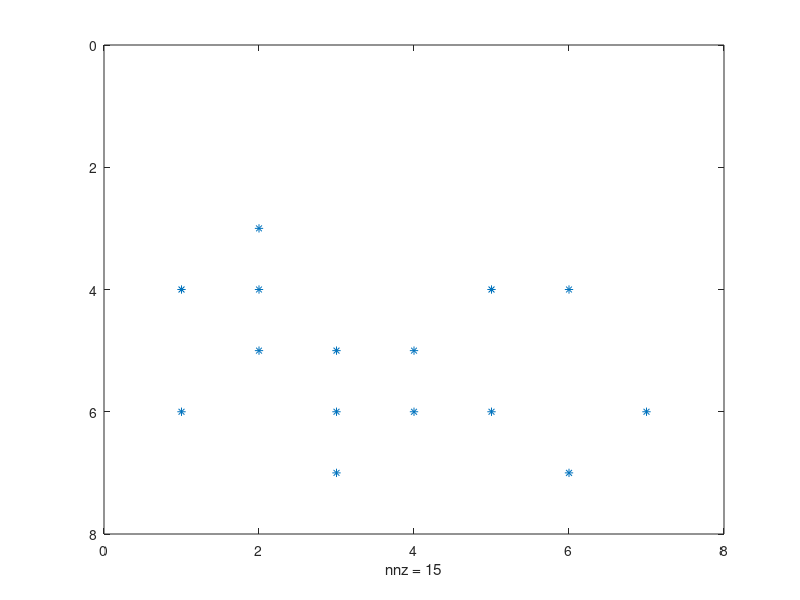
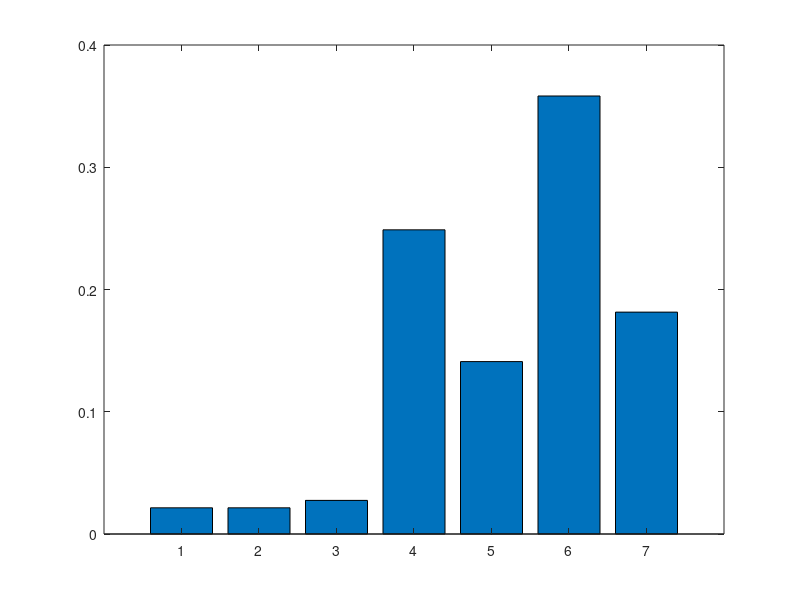

MATLAB code for these plots, in order:
%zadA
Edges = [1, 1, 2, 2, 2, 3, 3, 3, 4, 4, 5, 5, 6, 6, 7;
         4, 6, 3, 4, 5, 5, 6, 7, 5, 6, 4, 6, 4, 7, 6];
numberOfElements = 7;
d = 0.85;
B = sparse(Edges(2,:), Edges(1,:),1,numberOfElements, numberOfElements);
I = speye(numberOfElements);
L = zeros(numberOfElements, 1);
for i = 1:numberOfElements
    L(i) = sum(B(:,i));
    L(i) = 1/L(i);
end
A = spdiags(L,0,numberOfElements, numberOfElements);
M = I - d*B*A;
b = zeros(7,1);
for i = 1:7
    b(i) = (1-d)/numberOfElements;
end

diary("sparse_test.txt")
whos A B I M b 
diary off

spy(B)
print -dpng spy_b

r = M\b;

bar(r)
print -dpng bar_r